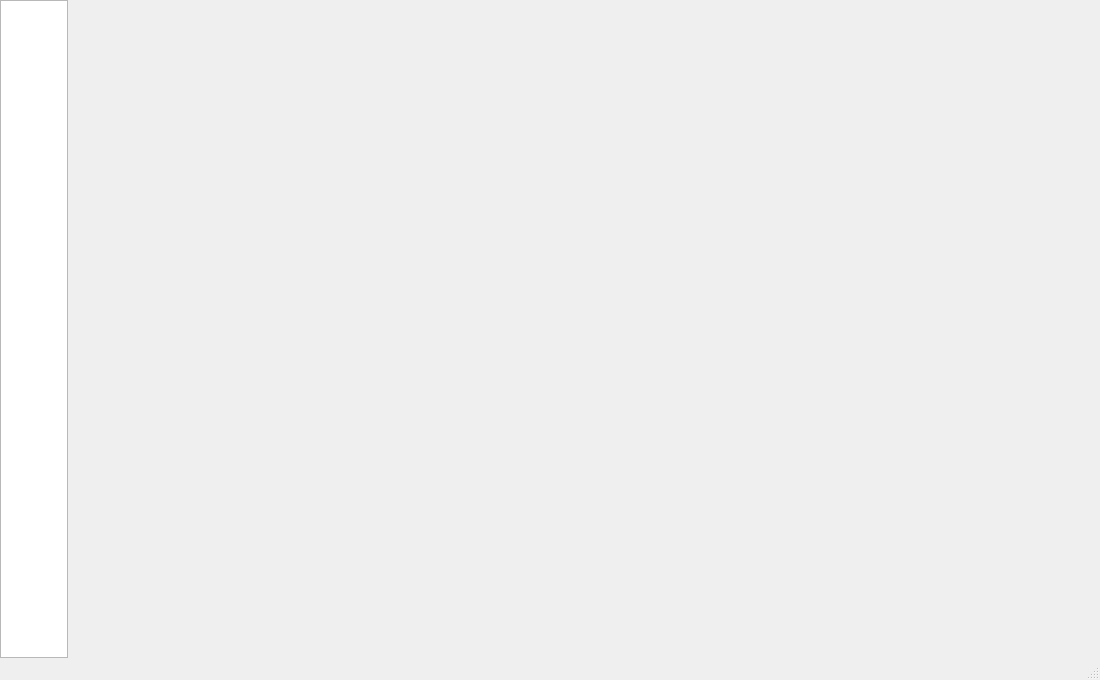
<?xml version="1.0" encoding="UTF-8"?>
<ui version="4.0">
 <class>MainWindow</class>
 <widget class="QMainWindow" name="MainWindow">
  <property name="geometry">
   <rect><x>0</x><y>0</y><width>1100</width><height>680</height></rect>
  </property>
  <property name="windowTitle">
   <string>MainWindow</string>
  </property>
  <widget class="QWidget" name="centralwidget">
   <layout class="QHBoxLayout" name="mainLayout">
    <property name="spacing"><number>0</number></property>
    <property name="leftMargin"><number>0</number></property>
    <property name="rightMargin"><number>0</number></property>
    <property name="topMargin"><number>0</number></property>
    <property name="bottomMargin"><number>0</number></property>
    <item>
     <widget class="QListWidget" name="sidebar">
      <property name="minimumSize"><size><width>68</width><height>0</height></size></property>
      <property name="maximumSize"><size><width>68</width><height>16777215</height></size></property>
      <property name="font"><font><pointsize>10</pointsize></font></property>
     </widget>
    </item>
    <item>
     <widget class="QStackedWidget" name="stackedWidget"/>
    </item>
   </layout>
  </widget>
  <widget class="QMenuBar" name="menubar"/>
  <widget class="QStatusBar" name="statusbar"/>
 </widget>
</ui>
